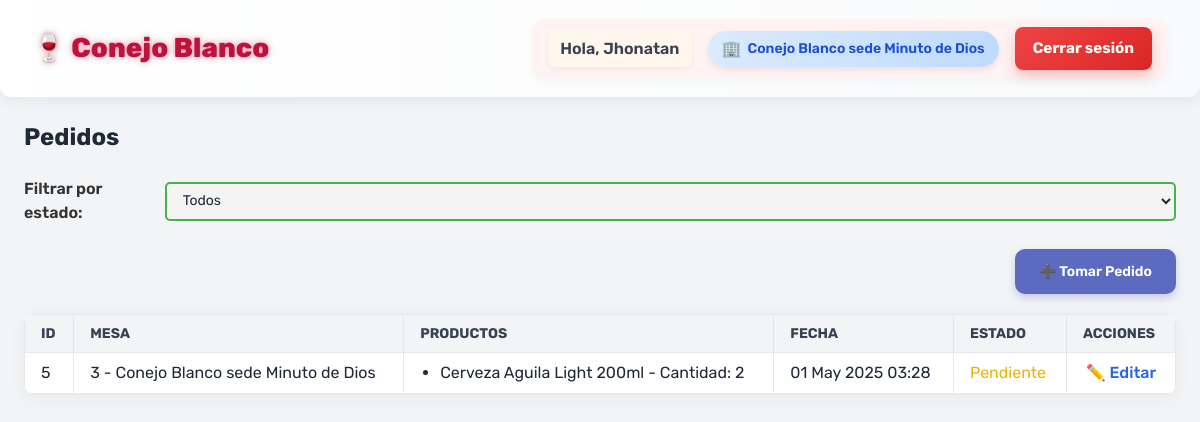
/api/pedidos/ver/ (signed in), run on an earlier commit of the app's database.
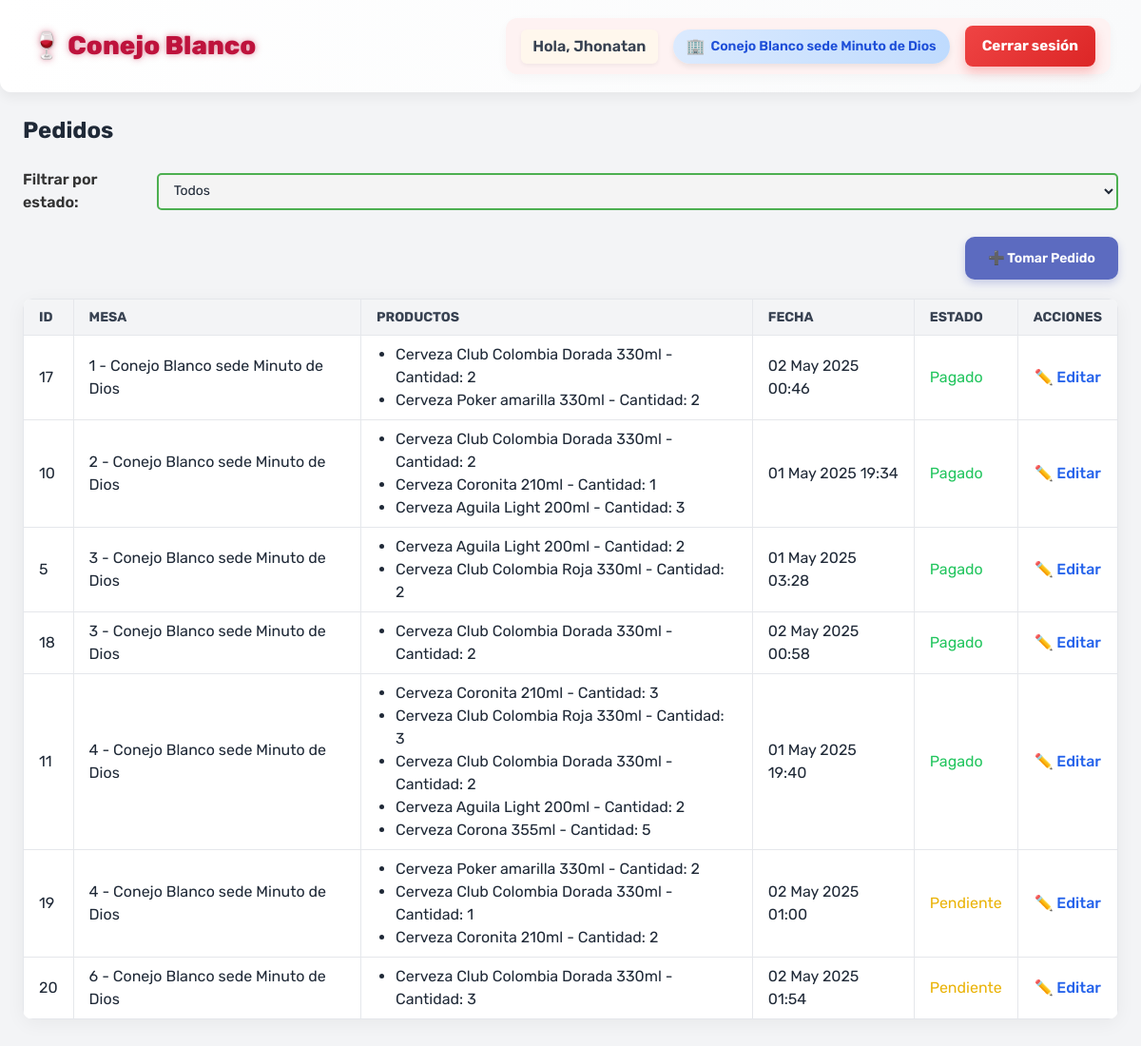
And on a later commit of the database.
### usuarios/models.py (models this page shows, shortened)
class Usuario(AbstractUser):
    rol = models.CharField(max_length=20, choices=ROLES)
    sede = models.ForeignKey(Sede, on_delete=models.CASCADE, null=True, blank=False)

### sede/models.py (models this page shows, shortened)
class Sede(models.Model):
    nombre = models.CharField(max_length=100)
    direccion = models.CharField(max_length=255)
    telefono = models.CharField(max_length=20)
    email = models.EmailField()

### pedidos/models.py (models this page shows, shortened)
class Pedido(models.Model):
    usuario = models.ForeignKey(Usuario, on_delete=models.CASCADE)
    mesa = models.ForeignKey(Mesa, on_delete=models.SET_NULL, null=True, blank=True)
    pagado = models.BooleanField(default=False)
    estado = models.CharField(max_length=20, choices=ESTADOS_PEDIDO, default='pendiente')
    creado = models.DateTimeField(auto_now_add=True)

class PedidoProducto(models.Model):
    pedido = models.ForeignKey('Pedido', related_name='productos', on_delete=models.CASCADE)
    producto = models.ForeignKey(Producto, on_delete=models.CASCADE)
    cantidad = models.PositiveIntegerField()
    precio_unitario = models.DecimalField(max_digits=10, decimal_places=2, default=0.00)

### mesa/models.py (models this page shows, shortened)
class Mesa(models.Model):
    UBICACIONES = (
        (1, 'Primer piso'),
        (2, 'Segundo piso'),
    )
    numeroMesa = models.PositiveIntegerField()
    capacidad = models.PositiveIntegerField()
    ubicacion = models.IntegerField(choices=UBICACIONES)
    sede = models.ForeignKey(Sede, on_delete=models.CASCADE)
    ocupada = models.BooleanField(default=False)
    class Meta:
        unique_together = ('numeroMesa', 'sede')  # Evitar duplicados en una sede

### productos/models.py (models this page shows, shortened)
class Producto(models.Model):
    nombre = models.CharField(max_length=100)
    descripcion = models.TextField(blank=True, null=True)

### pedidos/views.py (the view, shortened to what this page needs)
# urls.py: path('ver/', ver_pedidos, name='ver_pedidos'),
@login_required
def ver_pedidos(request):
    sede_usuario = request.user.sede
    estado = request.GET.get('estado', 'todos')
    if estado == 'todos':
        pedidos = Pedido.objects.filter(mesa__sede=sede_usuario)
    elif estado == 'pendiente':
        pedidos = Pedido.objects.filter(mesa__sede=sede_usuario, estado='pendiente')
    else:  # estado == 'pagado'
        pedidos = Pedido.objects.filter(mesa__sede=sede_usuario, estado='pagado')
    mesas_disponibles = Mesa.objects.filter(sede=sede_usuario, ocupada=False)
    return render(request, 'pedidos/ver_pedidos.html', {
        'pedidos': pedidos,
        'estado': estado,
        'mesas': mesas_disponibles,  # Solo mostrar mesas no ocupadas
        'productos': InventarioProducto.objects.filter(sede=sede_usuario),
    })

### templates/pedidos/ver_pedidos.html (shortened to what this page needs)
{% extends 'base.html' %}
{% load custom_filters %}
{% load static %}
{% block head %}
<link rel="stylesheet" href="{% static 'css/pedidos/ver_pedidos.css' %}">
{% endblock %}
{% block content %}
<h2 class="text-2xl font-bold mb-6">Pedidos</h2>
<form method="GET" action="{% url 'ver_pedidos' %}" class="mb-6">
    <label for="estado" class="mr-2">Filtrar por estado:</label>
    <select name="estado" id="estado" onchange="this.form.submit()">
        <option value="todos" {% if estado == 'todos' %}selected{% endif %}>Todos</option>
    </select>
</form>
<div style="display: flex; justify-content: flex-end; margin-bottom: 20px;">
    <button id="abrirModal" class="tomar-pedido-btn">
        ➕ Tomar Pedido
    </button>
</div>
<table class="min-w-full table-auto border-collapse mb-8">
    <thead>
        <tr>
            <th class="border px-4 py-2">ID</th>
            <th class="border px-4 py-2">Mesa</th>
            <th class="border px-4 py-2">Productos</th>
            <th class="border px-4 py-2">Fecha</th>
            <th class="border px-4 py-2">Estado</th>
            <th class="border px-4 py-2">Acciones</th>
        </tr>
    </thead>
    <tbody>
        {% for pedido in pedidos %}
        <tr>
            <td class="border px-4 py-2">{{ pedido.id }}</td>
            <td class="border px-4 py-2">{{ pedido.mesa.numeroMesa }} - {{ pedido.mesa.sede.nombre }}</td>
            <td class="border px-4 py-2">
                <ul class="list-disc pl-5">
                {% for item in pedido.productos.all %}
                    <li>{{ item.producto.nombre }} - Cantidad: {{ item.cantidad }}</li>
                {% endfor %}
                </ul>
            </td>
            <td class="border px-4 py-2">{{ pedido.creado|date:"d M Y H:i" }}</td>
            <td class="border px-4 py-2">
                {% if pedido.estado == 'pendiente' %}
                    <span class="text-yellow-500">Pendiente</span>
                {% else %}
                    <span class="text-green-500">Pagado</span>
                {% endif %}
            </td>
            <td class="border px-4 py-2 text-center">
              <button class="btn-editar" onclick="abrirModalEditar(this)"
                data-id="{{ pedido.id }}"
                data-estado="{{ pedido.estado }}">
                ✏️ Editar
              </button>
            </td>
        </tr>
        {% empty %}
        <tr>
            <td colspan="6" class="border px-4 py-2 text-center">No hay pedidos para mostrar.</td>
        </tr>
        {% endfor %}
    </tbody>
</table>
{% endblock %}

### templates/base.html (shortened to what this page needs)
{% load static %}
<!DOCTYPE html>
<html lang="es">
<head>
    <script src="https://cdn.tailwindcss.com"></script>
    <link rel="stylesheet" href="{% static 'css/base_estilos.css' %}">
    {% block head %}{% endblock %}
</head>
<body class="bg-gray-100 text-gray-800">
    <nav class="navbar">
        {% if user.is_authenticated %}
            {% if user.rol == 'administrador' %}
                <a href="{% url 'dashboard_admin' %}" class="logo">🍷 Conejo Blanco</a>
            {% elif user.rol == 'cajero' %}
                <a href="{% url 'dashboard_caja' %}" class="logo">🍷 Conejo Blanco</a>
            {% elif user.rol == 'mesero' %}
                <a href="{% url 'dashboard_mesero' %}" class="logo">🍷 Conejo Blanco</a>
            {% else %}
                <span class="logo">🍷 Conejo Blanco</span>
            {% endif %}
        {% else %}
            <a href="{% url 'login' %}" class="logo">🍷 Conejo Blanco</a>
        {% endif %}
        {% if user.is_authenticated %}
        <div class="user-info">
            <span class="greeting">Hola, {{ user.first_name }}</span>
            <span class="badge-sede"> {{ user.sede.nombre|default:"Sin sede" }}</span>
            <a href="{% url 'logout' %}" class="logout-btn">Cerrar sesión</a>
        </div>
        {% endif %}
    </nav>
    <main class="p-6">
        {% block content %}{% endblock %}
    </main>
</body>
</html>

### static/css/base_estilos.css (style rules this page uses)
body { font-family: 'Rubik', sans-serif; background-color: #f9fafb; color: #1f2937; transition: background-color 0.3s ease, color 0.3s ease; }
.navbar { background: linear-gradient(to right, #ffffff, #f9fafb); padding: 1.2rem 2rem; box-shadow: 0 6px 12px rgba(0, 0, 0, 0.05); border-radius: 0 0 12px 12px; display: flex; justify-content: space-between; align-items: center; flex-wrap: wrap; transition: background-color 0.3s ease; }
.logo { font-size: 1.7rem; font-weight: 800; color: #be123c; text-shadow: 0 0 4px #be123c33, 0 0 8px #be123c55; transition: transform 0.3s ease; }
.user-info { display: flex; gap: 1rem; align-items: center; background: #fef2f2; padding: 8px 16px; border-radius: 12px; box-shadow: 0 4px 12px rgba(0, 0, 0, 0.03); transition: all 0.3s ease-in-out; }
.greeting { font-weight: 600; color: #374151; font-size: 1rem; background-color: #fff7ed; padding: 6px 12px; border-radius: 6px; box-shadow: 0 2px 4px rgba(0, 0, 0, 0.05); }
.badge-sede { background: linear-gradient(to right, #dbeafe, #bfdbfe); color: #1d4ed8; font-size: 0.875rem; font-weight: 600; padding: 6px 14px; border-radius: 9999px; box-shadow: 0 3px 6px rgba(0, 0, 0, 0.08); display: inline-flex; align-items: center; gap: 6px; }
.badge-sede::before { content: '🏢'; font-size: 1rem; }
.logout-btn { background: linear-gradient(135deg, #ef4444, #dc2626); color: #fff; padding: 10px 18px; border-radius: 8px; font-weight: 700; font-size: 0.95rem; transition: all 0.3s ease; box-shadow: 0 6px 12px rgba(239, 68, 68, 0.3); border: none; }
main { padding: 2rem; animation: fadeIn 0.6s ease-out; }

### static/css/pedidos/ver_pedidos.css (style rules this page uses)
body { font-family: 'Rubik', sans-serif; background-color: #f4f7fb; color: #333; transition: all 0.3s ease-in-out; }
.tomar-pedido-btn { background-color: #5c6bc0; color: white !important; border: none; border-radius: 10px; padding: 12px 24px; font-size: 14px; font-weight: 600; transition: background-color 0.3s, transform 0.2s ease; box-shadow: 0 4px 8px rgba(92, 107, 192, 0.3); }
button.btn-editar { font-weight: 500; color: #2563eb; transition: color 0.3s ease, transform 0.2s ease; }
input[type="number"], select, .input-texto, .input-select { width: 100%; padding: 10px; margin: 10px 0; border-radius: 8px; border: 1px solid #ccc; transition: border 0.3s ease, box-shadow 0.3s ease; }
table { border-collapse: collapse; width: 100%; background-color: white; border-radius: 10px; overflow: hidden; box-shadow: 0 4px 20px rgba(0, 0, 0, 0.05); }
thead { background-color: #f3f4f6; text-transform: uppercase; font-size: 14px; color: #374151; }
th, td { padding: 14px 16px; text-align: left; border-bottom: 1px solid #e5e7eb; }
form { display: flex; align-items: center; justify-content: flex-start; gap: 10px; margin-bottom: 20px; }
form label { font-family: 'Rubik', sans-serif; font-size: 16px; color: #333; font-weight: 600; }
form select { padding: 8px 12px; font-size: 14px; font-family: 'Rubik', sans-serif; border: 2px solid #4CAF50; border-radius: 5px; background-color: #f4f4f4; cursor: pointer; transition: all 0.3s ease; }
form option { padding: 8px; font-family: 'Rubik', sans-serif; }

What changed in the data, as far as the page shows it:
added Pedido: id "17", mesa.numeroMesa "1", mesa.sede.nombre "Conejo Blanco sede Minuto de Dios", creado "02 May 2025 00:46", estado "Pagado"
added PedidoProducto: producto.nombre "Cerveza Club Colombia Dorada 330ml", cantidad "2", shown under "17"
added PedidoProducto: producto.nombre "Cerveza Poker amarilla 330ml", cantidad "2", shown under "17"
added Pedido: id "10", mesa.numeroMesa "2", mesa.sede.nombre "Conejo Blanco sede Minuto de Dios", creado "01 May 2025 19:34", estado "Pagado"
added PedidoProducto: producto.nombre "Cerveza Club Colombia Dorada 330ml", cantidad "2", shown under "10"
added PedidoProducto: producto.nombre "Cerveza Coronita 210ml", cantidad "1", shown under "10"
added PedidoProducto: producto.nombre "Cerveza Aguila Light 200ml", cantidad "3", shown under "10"
changed Pedido "01 May 2025 03:28": estado "Pendiente" → "Pagado"
added PedidoProducto: producto.nombre "Cerveza Club Colombia Roja 330ml", cantidad "2", shown under Pedido "01 May 2025 03:28"
added Pedido: id "18", mesa.numeroMesa "3", mesa.sede.nombre "Conejo Blanco sede Minuto de Dios", creado "02 May 2025 00:58", estado "Pagado"
added PedidoProducto: producto.nombre "Cerveza Club Colombia Dorada 330ml", cantidad "2", shown under "18"
added Pedido: id "11", mesa.numeroMesa "4", mesa.sede.nombre "Conejo Blanco sede Minuto de Dios", creado "01 May 2025 19:40", estado "Pagado"
added PedidoProducto: producto.nombre "Cerveza Coronita 210ml", cantidad "3", shown under "11"
added PedidoProducto: producto.nombre "Cerveza Club Colombia Roja 330ml", cantidad "3", shown under "11"
added PedidoProducto: producto.nombre "Cerveza Club Colombia Dorada 330ml", cantidad "2", shown under "11"
added PedidoProducto: producto.nombre "Cerveza Aguila Light 200ml", cantidad "2", shown under "11"
added PedidoProducto: producto.nombre "Cerveza Corona 355ml", cantidad "5", shown under "11"
added Pedido: id "19", mesa.numeroMesa "4", mesa.sede.nombre "Conejo Blanco sede Minuto de Dios", creado "02 May 2025 01:00", estado "Pendiente"
added PedidoProducto: producto.nombre "Cerveza Poker amarilla 330ml", cantidad "2", shown under "19"
added PedidoProducto: producto.nombre "Cerveza Club Colombia Dorada 330ml", cantidad "1", shown under "19"
added PedidoProducto: producto.nombre "Cerveza Coronita 210ml", cantidad "2", shown under "19"
added Pedido: id "20", mesa.numeroMesa "6", mesa.sede.nombre "Conejo Blanco sede Minuto de Dios", creado "02 May 2025 01:54", estado "Pendiente"
added PedidoProducto: producto.nombre "Cerveza Club Colombia Dorada 330ml", cantidad "3", shown under "20"
